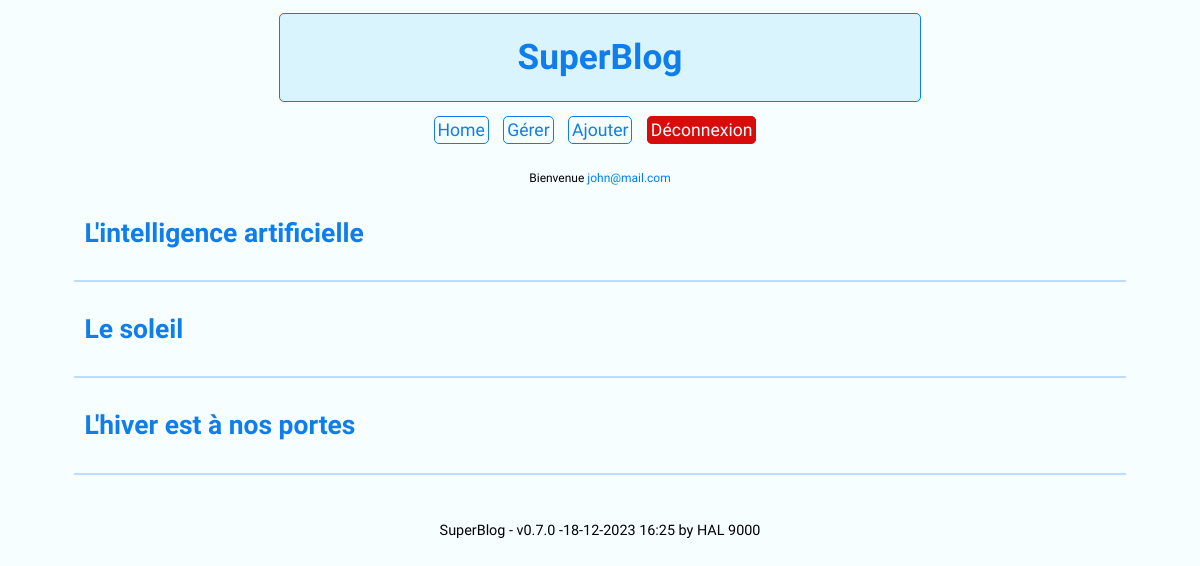
The page / (signed in) on the database its author committed.
### tables this page shows
CREATE TABLE `articles` (
  `id` int(10) UNSIGNED NOT NULL,
  `title` varchar(250) NOT NULL,
  `content` longtext NOT NULL,
  `picture` varchar(250) DEFAULT NULL,
  `active` tinyint(3) UNSIGNED DEFAULT 1
);

### app/functions/fct-db.php (called while the page is built, shortened)
<?php
function getAllArticlesDB($conn, $active = '%') {
    try {
        $req = $conn->prepare("SELECT * FROM articles WHERE active LIKE :active ORDER BY id DESC");
        $req->bindParam(':active', $active);
        $req->execute();
        $resultat = $req->fetchall(PDO::FETCH_ASSOC);
        return $resultat;
    } catch (PDOException $e) {
        (DEBUG)? $st = 'Error : ' . $e->getMessage() : $st = "Error in : getAllArticlesDB() function";
        return $st;
    }
}

### app/functions/fct-ui.php (the view, shortened to what this page needs)
<?php
function displayNavigation(){
    $navigation = '';
    if($_SESSION['IDENTIFY']){
        $navigation .= '
        <nav>
            <ul class="menu">
                <li><a href="index.php">Home</a></li>
                <li><a href="manager.php">Gérer</a></li>
                <li><a href="add.php">Ajouter</a></li>
                <li><a href="logoff.php" class="btn-danger">Déconnexion</a></li>
            </ul>
            <div class="welcome"> Bienvenue <span>'.$_SESSION['user_email'].'</span></div>
        <nav>';
    }
    echo $navigation;
}
function displayHeadSection($title = APP_NAME){
    $head = '
        <meta charset="UTF-8">
        <meta name="viewport" content="width=device-width, initial-scale=1.0">
        <link rel="icon" type="image/png" href="assets/img/favicon.png">
        <link rel="preconnect" href="https://fonts.gstatic.com">
        <link rel="stylesheet" href="https://cdnjs.cloudflare.com/ajax/libs/modern-normalize/2.0.0/modern-normalize.min.css" />
        <link rel="stylesheet" href="assets/css/styles.css">
        <title>' . $title . '</title>
    ';
    echo $head;
}
function displayArticles($articles) {
    foreach ($articles as $article) {
        echo '<article><a href="article.php?id='.$article['id'].'" title="Lire l\'article"><h2 class="article-item">' . $article['title'] . '</h2></a></article>';
        echo '<hr>';
    }
}
function displayFooter($app_name = APP_NAME, $app_version = APP_VERSION, $app_update = APP_UPDATED, $app_author = APP_AUTHOR) {
    echo"<p>$app_name - $app_version -$app_update by $app_author<p>";
}

### assets/css/styles.css (style rules this page uses)
:root { --body-backg-color: rgb(246, 254, 255); --header-backg-color: rgb(217, 244, 253); --menu-item-color: rgb(15, 125, 235); --menu-item-color-hover: rgb(12, 72, 132); --danger-color: rgb(217, 12, 12); --backg-msg-danger-color: rgb(255, 208, 208); --success-color: rgb(39, 156, 18); --backg-msg-success-color: rgb(222, 254, 180); --danger-color-hover: rgb(147, 13, 13); --link-color: rgb(1, 125, 248); --published-color: rgb(74, 192, 41); --border-width: 1px; }
body { font-family: "Exo 2", sans-serif; font-size: 1.1rem; background-color: var(--body-backg-color); color: var(--body-color) }
h2 { color: var(--menu-item-color); }
article a { text-decoration: none; color: var(--menu-item-color); }
hr { margin: 1rem 0; border: var(--border-width) solid var(--menu-item-color); opacity: .25; }
.article-item { padding: 10px; }
.btn-danger { background-color: var(--danger-color)!important; color: var(--body-backg-color) !important; border: 1px solid var(--danger-color)!important; }
.menu { list-style-type: none; padding-left: 0; margin-bottom: 2rem; }
.menu a { text-decoration: none; border: 1px solid var(--menu-item-color); border-radius: 5px; color: var(--menu-item-color); padding: 3px; margin-right: 10px; }
.welcome { text-align: center; font-size: .750rem; margin-bottom: 1rem; }
.welcome > span { color: var(--link-color); }
#main-menu ul { list-style-type: none; }
#main-menu ul li { display: inline; margin: 0 !important; }

### rows shown on the page
articles: title "L'intelligence artificielle"
articles: title "Le soleil"
articles: title "L'hiver est à nos portes"

### other values the page prints
APP_NAME "SuperBlog"
$_SESSION['user_email'] "john@mail.com"
$app_name "SuperBlog"
$app_version "v0.7.0"
$app_update "18-12-2023 16:25"
$app_author "HAL 9000"
